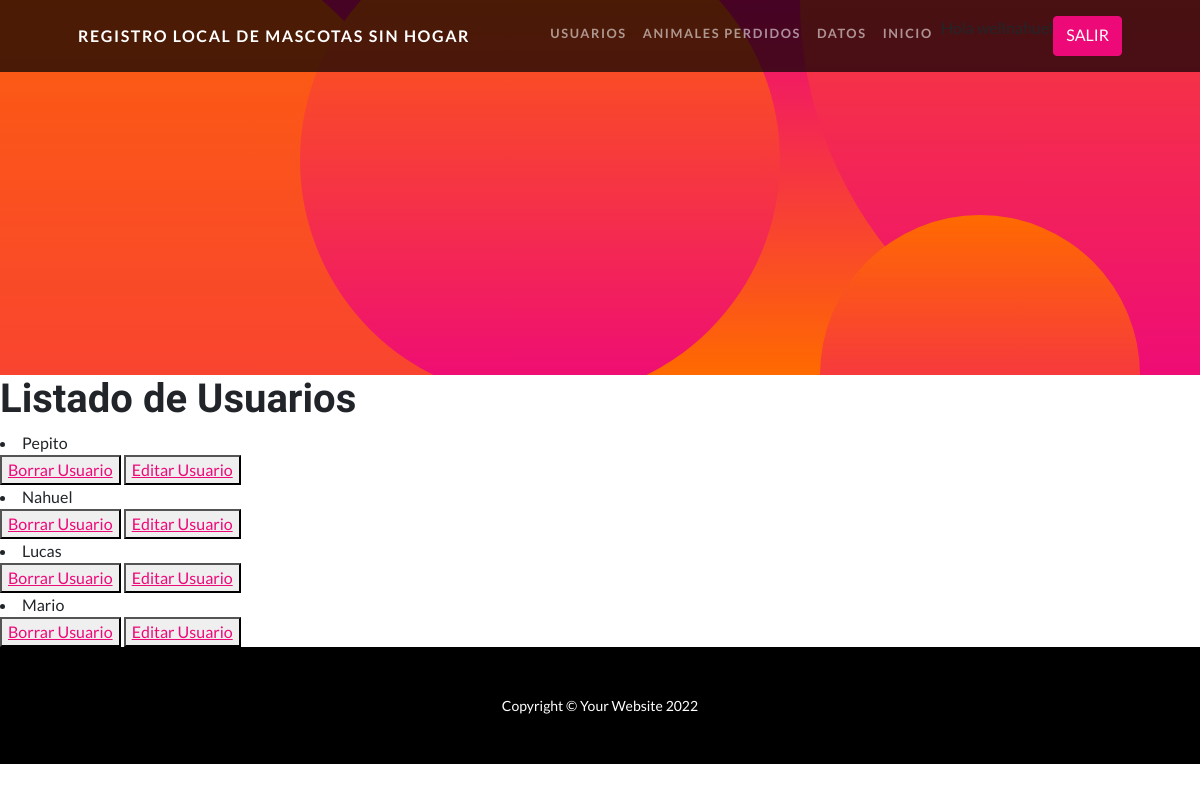
Page /AppFinal/leerUsuarios (signed in) on the committed database.
### AppFinal/models.py (models this page shows)
class Usuario(models.Model):
    nombre= models.CharField(max_length=30)
    apellido= models.CharField(max_length=30)
    email= models.EmailField(max_length=40)
    celular= models.IntegerField()
    def __str__(self):
        return self.nombre+ " " + self.apellido + " " + self.email + " " + str(self.celular)

### AppFinal/views.py (the view)
# urls.py: path('leerUsuarios', views.leerUsuarios, name='LeerUsuarios'),
def leerUsuarios(request):
    usuarios = Usuario.objects.all() #trae todos los usuarios
    contexto = {"usuarios":usuarios}
    print(contexto)
    return render(request, "AppFinal/leerUsuarios.html", contexto)

### AppFinal/templates/AppFinal/leerUsuarios.html
{% extends "AppFinal/padre.html" %}
{% load static %}
{% block contenidoQueCambia %}
<h1>Listado de Usuarios</h1>
{% for usuario in usuarios %}
 <li> {{ usuario.nombre }} </li>
<button>
    <a href="{% url 'eliminarUsuario' usuario.nombre %}">Borrar Usuario</a>
</button>
<button>
    <a href="{% url 'editarUsuario' usuario.nombre %}">Editar Usuario</a>
</button>
{% endfor %}
{% endblock %}

### AppFinal/templates/AppFinal/padre.html (shortened to what this page needs)
<!DOCTYPE html>
<html lang="en">
    <head>
        {% load static %}
        <link href={% static 'AppFinal/css/styles.css' %} rel="stylesheet" />
    </head>
    <body id="page-top">
        <nav class="navbar navbar-expand-lg navbar-dark navbar-custom fixed-top">
            <div class="container px-5">
                <a class="navbar-brand" href="#page-top">Registro local de mascotas sin hogar</a>
                <div class="collapse navbar-collapse" id="navbarResponsive">
                    <ul class="navbar-nav ms-auto">
                        <li class="nav-item"><a class="nav-link" href="{% url 'usuario' %}">Usuarios</a></li>
                        <li class="nav-item"><a class="nav-link" href="{% url 'animal' %}">Animales perdidos</a></li>
                        <li class="nav-item"><a class="nav-link" href="{% url 'datos' %}">Datos</a></li>
                        <li class="nav-item"><a class="nav-link" href="{% url 'inicio' %}">Inicio</a></li>
                        {% if not request.user.is_authenticated %}
                        <li class="nav-item"><a class="btn btn-primary " href="{% url 'login' %}">ENTRAR</a></li>
                        {% else %}
                            <p>Hola {{user}}</p>
                            <li class="nav-item"></li> <a class="btn btn-primary " href="{% url 'logout' %}">SALIR</a></li>
                        {% endif %}
                    </ul>
                </div>
            </div>
        </nav>
        <header class="masthead text-center text-white">
            <div class="bg-circle-1 bg-circle"></div>
            <div class="bg-circle-2 bg-circle"></div>
            <div class="bg-circle-3 bg-circle"></div>
            <div class="bg-circle-4 bg-circle"></div>
        </header>
        {% block contenidoQueCambia %}
        {% endblock %}
        <footer class="py-5 bg-black">
            <div class="container px-5"><p class="m-0 text-center text-white small">Copyright &copy; Your Website 2022</p></div>
        </footer>
    </body>
</html>

### rows in the picture
Usuario: nombre "Pepito"
Usuario: nombre "Nahuel"
Usuario: nombre "Lucas"
Usuario: nombre "Mario"

### other values in the picture
{{ user }} "wellnahuel"
